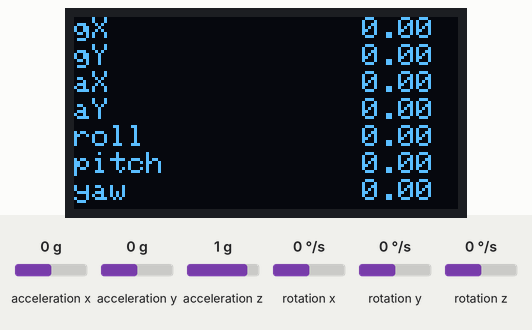
Bench run of a program on a simulated Arduino Uno, built with avr-gcc and run on an emulated ATmega328P. On the bench: 128×64 one-colour display. Wiring (inferred from the names in the program): MPU-6050 motion sensor at I2C address 0x68. The inputs (shaded band) are chosen by the test bench; at power-on: acceleration x 0 g, acceleration y 0 g, acceleration z 1 g, rotation x 0 °/s, rotation y 0 °/s, rotation z 0 °/s. What the program prints to the serial monitor is not drawn.

Above: at 1.5 s.
1.6 s: acceleration x set to -1.4 g
At 1.8 s:
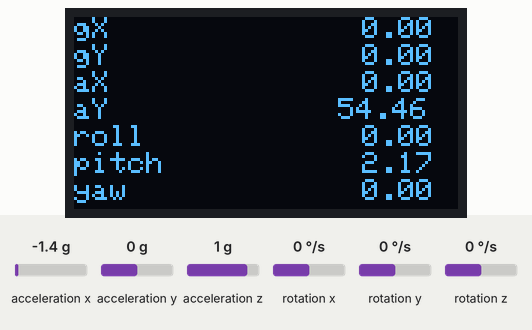
4.1 s: acceleration y set to -1.4 g
At 4.45 s:
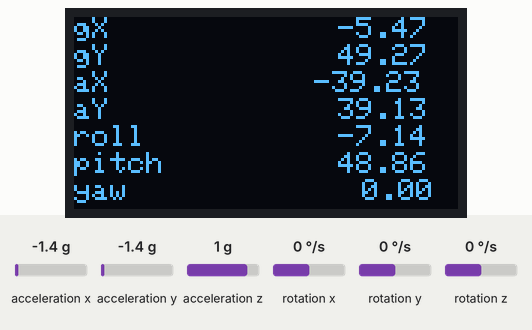
5.7 s: acceleration z set to -1.4 g
At 6.09 s:
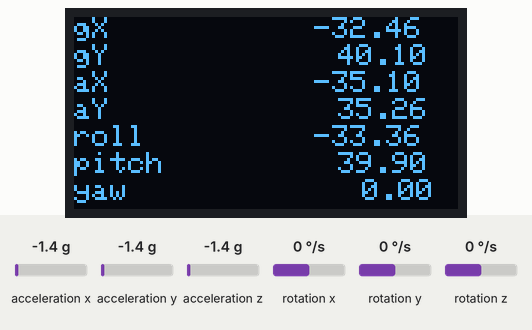
7.4 s: rotation x set to -192 °/s
At 7.68 s:
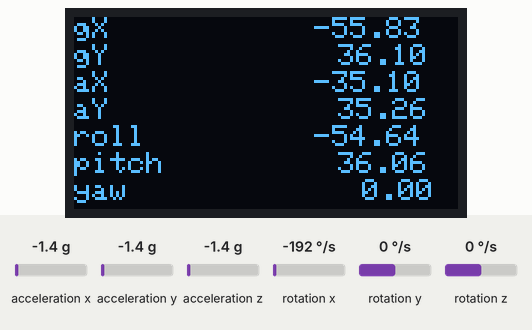
9.0 s: rotation y set to -192 °/s
At 9.19 s:
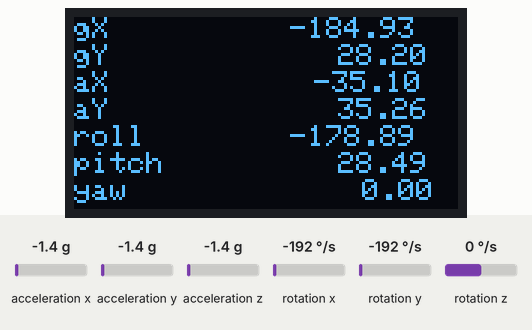
10.5 s: rotation z set to -192 °/s
At 10.7 s:
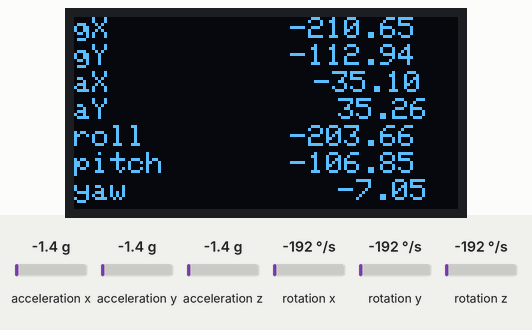
Timing chart, 0 to 13.0 s (numbered marks = the images above; inputs shaded):
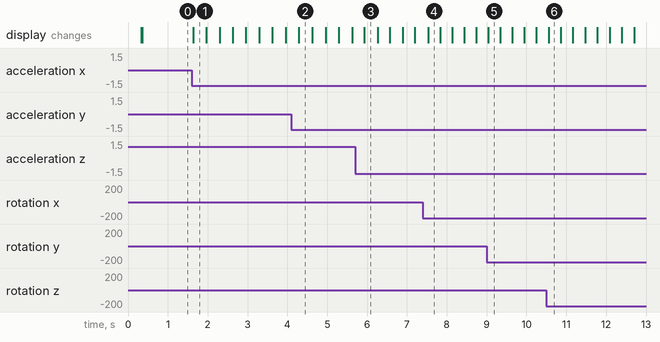

Measured:
- after the input at 1.6 s, the display: changes at once (image 1)

The program:

main.cpp
```cpp
/*
   Arduino and MPU6050 Accelerometer and Gyroscope Sensor Tutorial
   by Dejan, https://howtomechatronics.com
   https://howtomechatronics.com/tutorials/arduino/arduino-and-mpu6050-accelerometer-and-gyroscope-tutorial/
*/
#include <Wire.h>
#include <Arduino.h>
#include <Adafruit_SSD1306.h>

#define SCREEN_WIDTH 128 // OLED display width, in pixels
#define SCREEN_HEIGHT 64 // OLED display height, in pixels
#define ADDR_OLED 0x3C
Adafruit_SSD1306 display(SCREEN_WIDTH, SCREEN_HEIGHT, &Wire, -1);

#define ERR_CALC_SMPL 100

const int MPU = 0x68; // MPU6050 I2C address
float AccX, AccY, AccZ;
float GyroX, GyroY, GyroZ;
float accAngleX, accAngleY, gyroAngleX, gyroAngleY, gyroAngleZ;
float roll, pitch, yaw;
float AccErrorX, AccErrorY, GyroErrorX, GyroErrorY, GyroErrorZ;
double elapsedTime, currentTime, previousTime;
int c = 0;

void calculate_IMU_error();

char line[50];

void dispf(String str, float val, u8 lineNo) {
  sprintf(line, "%d.%02d", (int)val, (unsigned int)(val*100)%100);
  display.setCursor(0, lineNo * 9);
  display.print(str);
  display.setCursor(128 - strlen(line) * 8, lineNo * 9);
  display.print(line);
}

void initDisp() {
  if(!display.begin(SSD1306_SWITCHCAPVCC, ADDR_OLED)) { // Address 0x3D for 128x64
    Serial.println(F("SSD1306 allocation failed"));
    for(;;);
  }
  display.clearDisplay();
  display.setTextColor(SSD1306_WHITE); // Draw white text
  display.setCursor(0, 0);     // Start at top-left corner
  display.cp437(true);         // Use full 256 char 'Code Page 437' font
  display.setTextSize(1);
  display.display();
}

void setup() {
  Serial.begin(115200);
  Wire.begin();                      // Initialize comunication
  Wire.beginTransmission(MPU);       // Start communication with MPU6050 // MPU=0x68
  Wire.write(0x6B);                  // Talk to the register 6B
  Wire.write(0x00);                  // Make reset - place a 0 into the 6B register
  Wire.endTransmission(true);        //end the transmission

  // Configure Accelerometer Sensitivity - Full Scale Range (default +/- 2g)
  Wire.beginTransmission(MPU);
  Wire.write(0x1C);                  //Talk to the ACCEL_CONFIG register (1C hex)
  //Wire.write(0x10);                  //Set the register bits as 00010000 (+/- 8g full scale range)
  Wire.write(0x00);
  Wire.endTransmission(true);
  // Configure Gyro Sensitivity - Full Scale Range (default +/- 250deg/s)
  Wire.beginTransmission(MPU);
  Wire.write(0x1B);                   // Talk to the GYRO_CONFIG register (1B hex)
  //Wire.write(0x10);                   // Set the register bits as 00010000 (1000deg/s full scale)
  Wire.write(0x00);
  Wire.endTransmission(true);
  delay(20);

  // Call this function if you need to get the IMU error values for your module
  calculate_IMU_error();

  initDisp();

}


void loop() {
  // === Read acceleromter data === //
  display.clearDisplay();

  Wire.beginTransmission(MPU);
  Wire.write(0x3B); // Start with register 0x3B (ACCEL_XOUT_H)
  Wire.endTransmission(false);
  Wire.requestFrom(MPU, 6, true); // Read 6 registers total, each axis value is stored in 2 registers
  //For a range of +-2g, we need to divide the raw values by 16384, according to the datasheet
  AccX = (Wire.read() << 8 | Wire.read()) / 16384.0; // X-axis value
  AccY = (Wire.read() << 8 | Wire.read()) / 16384.0; // Y-axis value
  AccZ = (Wire.read() << 8 | Wire.read()) / 16384.0; // Z-axis value
  // Calculating Roll and Pitch from the accelerometer data
  accAngleX = (atan(AccY / sqrt(pow(AccX, 2) + pow(AccZ, 2))) * 180 / PI) - AccErrorX; // AccErrorX ~(0.58) See the calculate_IMU_error()custom function for more details
  accAngleY = (atan(-1 * AccX / sqrt(pow(AccY, 2) + pow(AccZ, 2))) * 180 / PI) - AccErrorY; // AccErrorY ~(-1.58)

  // === Read gyroscope data === //
  previousTime = currentTime;        // Previous time is stored before the actual time read
  currentTime = micros();            // Current time actual time read
  elapsedTime = (currentTime - previousTime) / 1000000.0; // Divide by 1000 to get seconds
  Wire.beginTransmission(MPU);
  Wire.write(0x43); // Gyro data first register address 0x43
  Wire.endTransmission(false);
  Wire.requestFrom(MPU, 6, true); // Read 4 registers total, each axis value is stored in 2 registers
  GyroX = (Wire.read() << 8 | Wire.read()) / 131.0; // For a 250deg/s range we have to divide first the raw value by 131.0, according to the datasheet
  GyroY = (Wire.read() << 8 | Wire.read()) / 131.0;
  GyroZ = (Wire.read() << 8 | Wire.read()) / 131.0;
  // Correct the outputs with the calculated error values
  GyroX = GyroX - GyroErrorX; // GyroErrorX ~(-0.56)
  GyroY = GyroY - GyroErrorY; // GyroErrorY ~(2)
  GyroZ = GyroZ - GyroErrorZ; // GyroErrorZ ~ (-0.8)
  // Currently the raw values are in degrees per seconds, deg/s, so we need to multiply by sendonds (s) to get the angle in degrees
  gyroAngleX = gyroAngleX + GyroX * elapsedTime; // deg/s * s = deg
  gyroAngleY = gyroAngleY + GyroY * elapsedTime;
  dispf("gX", gyroAngleX, 0);
  dispf("gY", gyroAngleY, 1);

  dispf("aX", accAngleX, 2);
  dispf("aY", accAngleY, 3);

  yaw =  yaw + GyroZ * elapsedTime;
  // Complementary filter - combine acceleromter and gyro angle values
  gyroAngleX = 0.96 * gyroAngleX + 0.04 * accAngleX;
  gyroAngleY = 0.96 * gyroAngleY + 0.04 * accAngleY;

  roll = gyroAngleX;
  pitch = gyroAngleY;

  dispf("roll", roll, 4);
  dispf("pitch", pitch, 5);
  dispf("yaw", yaw, 6);

  display.display();
  delay(1);
}


void calculate_IMU_error() {
  // We can call this funtion in the setup section to calculate the accelerometer and gyro data error. From here we will get the error values used in the above equations printed on the Serial Monitor.
  // Note that we should place the IMU flat in order to get the proper values, so that we then can the correct values
  // Read accelerometer values 200 times
  while (c < ERR_CALC_SMPL) {
    Wire.beginTransmission(MPU);
    Wire.write(0x3B);
    Wire.endTransmission(false);
    Wire.requestFrom(MPU, 6, true);
    AccX = (Wire.read() << 8 | Wire.read()) / 16384.0 ;
    AccY = (Wire.read() << 8 | Wire.read()) / 16384.0 ;
    AccZ = (Wire.read() << 8 | Wire.read()) / 16384.0 ;
    // Sum all readings
    AccErrorX = AccErrorX + ((atan((AccY) / sqrt(pow((AccX), 2) + pow((AccZ), 2))) * 180 / PI));
    AccErrorY = AccErrorY + ((atan(-1 * (AccX) / sqrt(pow((AccY), 2) + pow((AccZ), 2))) * 180 / PI));
    c++;
  }
  //Divide the sum by 200 to get the error value
  AccErrorX = AccErrorX / ERR_CALC_SMPL;
  AccErrorY = AccErrorY / ERR_CALC_SMPL;
  c = 0;
  // Read gyro values 200 times
  while (c < ERR_CALC_SMPL) {
    Wire.beginTransmission(MPU);
    Wire.write(0x43);
    Wire.endTransmission(false);
    Wire.requestFrom(MPU, 6, true);
    GyroX = Wire.read() << 8 | Wire.read();
    GyroY = Wire.read() << 8 | Wire.read();
    GyroZ = Wire.read() << 8 | Wire.read();
    // Sum all readings
    GyroErrorX = GyroErrorX + (GyroX / 131.0);
    GyroErrorY = GyroErrorY + (GyroY / 131.0);
    GyroErrorZ = GyroErrorZ + (GyroZ / 131.0);
    c++;
  }
  //Divide the sum by 200 to get the error value
  GyroErrorX = GyroErrorX / ERR_CALC_SMPL;
  GyroErrorY = GyroErrorY / ERR_CALC_SMPL;
  GyroErrorZ = GyroErrorZ / ERR_CALC_SMPL;
  // Print the error values on the Serial Monitor
  Serial.print("AccErrorX: ");
  Serial.println(AccErrorX);
  Serial.print("AccErrorY: ");
  Serial.println(AccErrorY);
  Serial.print("GyroErrorX: ");
  Serial.println(GyroErrorX);
  Serial.print("GyroErrorY: ");
  Serial.println(GyroErrorY);
  Serial.print("GyroErrorZ: ");
  Serial.println(GyroErrorZ);
}
```
